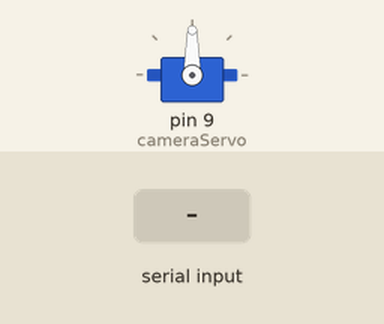
This sketch was run on a simulated Arduino Uno, built with avr-gcc and run on an emulated ATmega328P. On the bench: servo. Inputs (shaded band) come from the test bench.

Above: at 1.2 s.
1.3 s: "L" received over Serial
At 2.2 s:
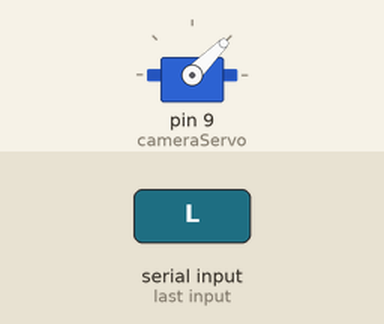
2.8 s: "R" received over Serial
At 3.3 s:
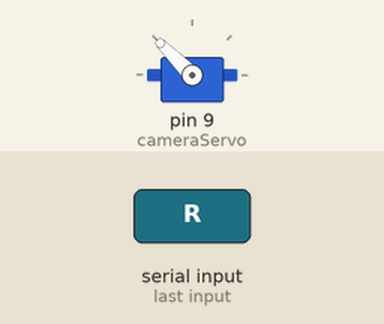
4.3 s: "S" received over Serial
At 5.6 s:
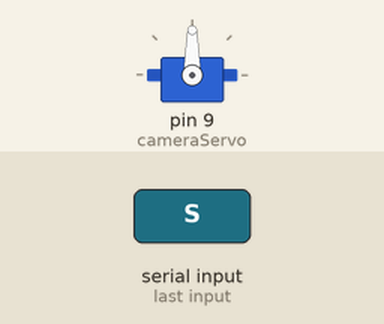
Timing chart, 0 to 7.3 s (numbered marks = the images above; inputs shaded):
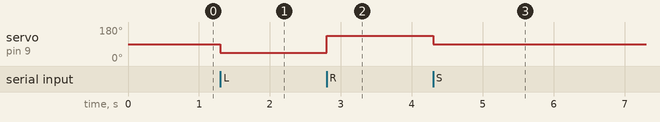

Measured:
- after the input at 1.3 s, servo on pin 9 (cameraServo): 90° → 45° at once
- after the input at 2.8 s, servo on pin 9 (cameraServo): 45° → 135° at once
- after the input at 4.3 s, servo on pin 9 (cameraServo): 135° → 90° at once

The sketch:

arduino_ball_tracking.ino
```cpp
#include <Servo.h>

Servo cameraServo;

void setup() {
  Serial.begin(9600);
  cameraServo.attach(9);  // Attach to digital pin 9
  cameraServo.write(90);  // Start at the center position
}

void loop() {
  if (Serial.available() > 0) {
    char direction = Serial.read();
    if (direction == 'L') {
      cameraServo.write(45);  // Rotate left
    } else if (direction == 'R') {
      cameraServo.write(135);  // Rotate right
    } else if (direction == 'S') {
      cameraServo.write(90);   // Center position (stop)
    }
  }
}
```
